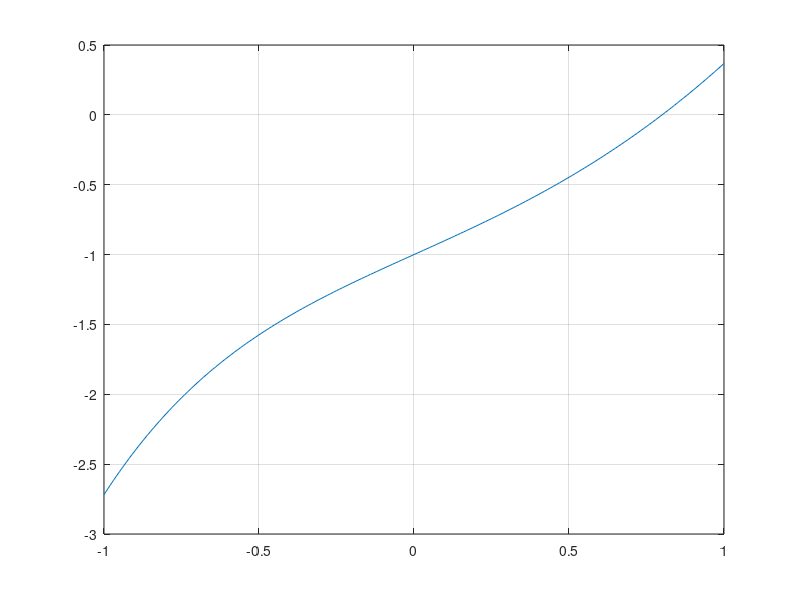

Write the MATLAB code that produced this figure. (Note: this script raises an error after producing the figure.)
%Ejercicio 8: Metodo de Newton =================================================
% Antes de correr los programas hacemos un help de las funciones en la command 
% window para ver las variables de entrada y de salida a definir
% para definir el valor inicial primero graficamos las funciones
clear all; close all; clc

% funciones inciso b ---------------------------------------------------------
% parametros comunes a todas las funciones que se buscara estimar el cero:
tol = 5.0E-8;
N = 100;
terror = 1; % tipo de error = 1 porque pide 8 digitos significativos (error relativo)
x = [-1:0.01:1]; % vector para evaluar la funcion para estimar el valor inicial

% i)
f1 = @(x) x.*exp(-x) + x.^2 -1;
df1 = @(x) exp(-x) - x.*exp(-x) + 2.0*x; 
figure 1
plot(x,f1(x));
grid 
x0 = 0.5;
[raiz1, iter1, clave] = newton(f1, df1, x0, terror, N, tol);
if(clave == 1)
printf("El numero maximo de iteraciones fue alcanzado \n")
else
printf("La raiz buscada es %f y fue encontrada en %d iteraciones\n", raiz1, iter1) 
endif

% ii)
f2 = @(x) cos(x) -x;
df2 =@(x) -sin(x) - 1.0;
figure 2
plot(x,f2(x));
grid 
x0 = 1.0;
[raiz2, iter2, clave] = newton(f2, df2, x0, terror, N, tol);
if(clave == 1)
printf("El numero maximo de iteraciones fue alcanzado \n")
else
printf("La raiz buscada es %f y fue encontrada en %d iteraciones\n", raiz2, iter2) 
endif

% iii)
f3 =@(x) exp(x)-x-1.0;
df3=@(x) exp(x)-1.0;
d2f3=@(x) exp(x);
%u =@(x) (exp(x)-x-1.0)/(exp(x)-1.0);
%du = @(x) 1.0 - exp(x)*(exp(x)-x-1.0)/(exp(x)-1.0)^2;
u3 =@(x) f3(x)/df3(x); % es valido definir funciones anonimas como operaciones de 
du3 =@(x) 1-f3(x)*d2f3(x)/df3(x)^2; % funciones anonimas previamente definidas

figure 3
plot(x,f3(x));
grid
x0 = 0.4;
[raiz3, iter3, clave] = newton(f3, df3, x0, terror, N, tol);
if(clave == 1)
printf("El numero maximo de iteraciones fue alcanzado")
else
printf("La raiz buscada es %f y fue encontrada en %d iteraciones\n", raiz3, iter3) 
endif

% c)
[raiz3, iter3, clave] = newton(u3, du3, x0, terror, N, tol);
if(clave == 1)
printf("El numero maximo de iteraciones fue alcanzado")
else
printf("La raiz buscada es %f y fue encontrada en %d iteraciones\n", raiz3, iter3) 
end

% d)
% No se puede aplicar biseccion, el cero de la funcion es tangente al eje de las 
% abscisas, no lo cruza y luego no hay un intervalo en el cual ocurra 
% el cambio de signo  


